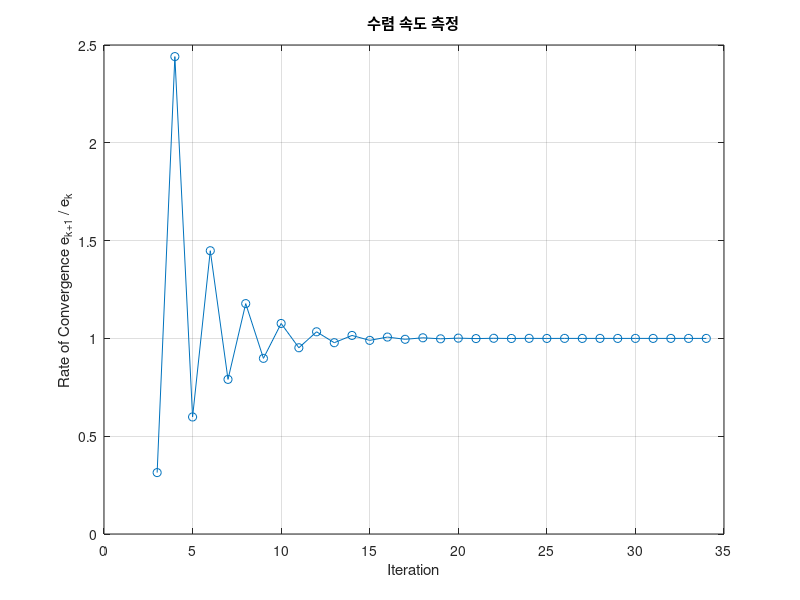

Reproduce this figure in MATLAB.
L = 0.5;
rho = 1.0;
x0 = 0.5;

g = @(x) cos(x);

max_iter = 100;
tolerance = 1e-6;

x_k = x0;
x_star = g(x0);

x_vals = zeros(1, max_iter);
errors = zeros(1, max_iter);
rate_of_convergence = zeros(1, max_iter);
x_vals(1) = x_k;

for k = 1:max_iter
    x_k1 = g(x_k);
    x_vals(k+1) = x_k1;
    errors(k+1) = abs(x_k1 - x_star);

    if k > 1
        rate_of_convergence(k) = errors(k+1) / errors(k);
    end

    % 수렴 조건 체크
    if abs(x_k1 - x_k) < tolerance
        break;
    end
    x_k = x_k1;
end

% 결과 출력
disp('고정점 x* = ');
disp(x_k1);
disp('반복 횟수: ');
disp(k);

% 수렴 속도 확인 (그래프)
disp('수렴 속도 L (e_{k+1} / e_k):');
disp(rate_of_convergence(2:k));  % 첫 번째 값 제외

% 수렴 속도 그래프
figure;
plot(2:k, rate_of_convergence(2:k), 'o-');
xlabel('Iteration');
ylabel('Rate of Convergence e_{k+1} / e_k');
title('수렴 속도 측정');
grid on;
